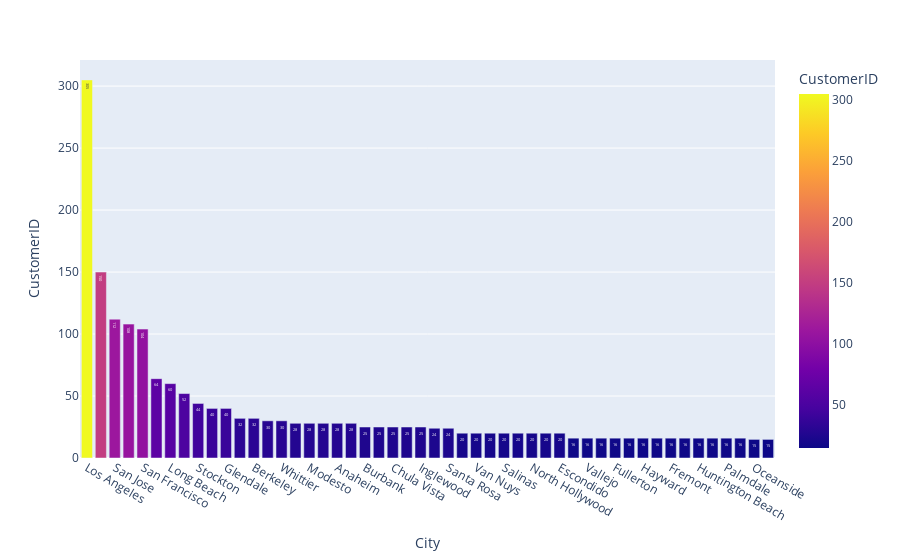

Notebook source saved alongside this figure:
### Code cell
fig = px.bar(df.groupby(['City'])['CustomerID'].count().reset_index().sort_values('CustomerID',
                                                                                    ascending=False).head(50),
             x='City',
             y='CustomerID', 
             color = 'CustomerID',
             text = 'CustomerID')
fig.show()

### Figure 1 — Plotly figure (JSON) as saved in the notebook; plotly's stock layout.template omitted (floating-point values rounded to 4 significant figures)
{"data": [{"alignmentgroup": "True", "hovertemplate": "City=%{x}<br>CustomerID=%{marker.color}<extra></extra>", "legendgroup": "", "marker": {"color": [305, 150, 112, 108, 104, 64, 60, 52, 44, 40, 40, 32, 32, 30, 30, 28, 28, 28, 28, 28, 25, 25, 25, 25, 25, 24, 24, 20, 20, 20, 20, 20, 20, 20, 20, 16, 16, 16, 16, 16, 16, 16, 16, 16, 16, 16, 16, 16, 15, 15], "coloraxis": "coloraxis", "pattern": {"shape": ""}}, "name": "", "offsetgroup": "", "orientation": "v", "showlegend": false, "text": [305, 150, 112, 108, 104, 64, 60, 52, 44, 40, 40, 32, 32, 30, 30, 28, 28, 28, 28, 28, 25, 25, 25, 25, 25, 24, 24, 20, 20, 20, 20, 20, 20, 20, 20, 16, 16, 16, 16, 16, 16, 16, 16, 16, 16, 16, 16, 16, 15, 15], "textposition": "auto", "type": "bar", "x": ["Los Angeles", "San Diego", "San Jose", "Sacramento", "San Francisco", "Fresno", "Long Beach", "Oakland", "Stockton", "Bakersfield", "Glendale", "Riverside", "Berkeley", "Pasadena", "Whittier", "San Bernardino", "Modesto", "Santa Barbara", "Anaheim", "Irvine", "Burbank", "Torrance", "Chula Vista", "Santa Monica", "Inglewood", "Santa Ana", "Santa Rosa", "Rancho Cucamonga", "Van Nuys", "Garden Grove", "Salinas", "Orange", "North Hollywood", "Corona", "Escondido", "Santa Cruz", "Vallejo", "Moreno Valley", "Fullerton", "Redwood City", "Hayward", "Newport Beach", "Fremont", "Concord", "Huntington Beach", "Palo Alto", "Palmdale", "San Mateo", "Oceanside", "Ontario"], "xaxis": "x", "y": [305, 150, 112, 108, 104, 64, 60, 52, 44, 40, 40, 32, 32, 30, 30, 28, 28, 28, 28, 28, 25, 25, 25, 25, 25, 24, 24, 20, 20, 20, 20, 20, 20, 20, 20, 16, 16, 16, 16, 16, 16, 16, 16, 16, 16, 16, 16, 16, 15, 15], "yaxis": "y"}], "layout": {"barmode": "relative", "coloraxis": {"colorbar": {"title": {"text": "CustomerID"}}, "colorscale": [[0, "#0d0887"], [0.1111, "#46039f"], [0.2222, "#7201a8"], [0.3333, "#9c179e"], [0.4444, "#bd3786"], [0.5556, "#d8576b"], [0.6667, "#ed7953"], [0.7778, "#fb9f3a"], [0.8889, "#fdca26"], [1, "#f0f921"]]}, "legend": {"tracegroupgap": 0}, "margin": {"t": 60}, "xaxis": {"anchor": "y", "domain": [0, 1], "title": {"text": "City"}}, "yaxis": {"anchor": "x", "domain": [0, 1], "title": {"text": "CustomerID"}}}}
